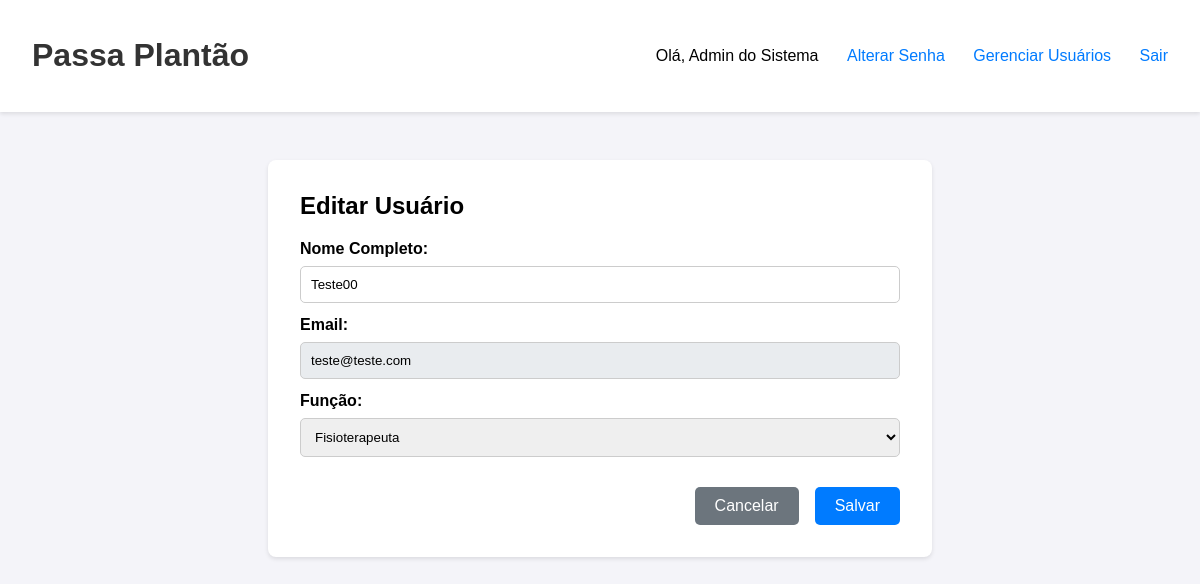
Page /admin/usuarios/editar/2 (signed in) on the committed database.
### tables this page shows
CREATE TABLE usuarios (
        id INTEGER PRIMARY KEY AUTOINCREMENT,
        nome_completo TEXT NOT NULL,
        email TEXT NOT NULL UNIQUE,
        senha_hash TEXT NOT NULL,
        funcao TEXT NOT NULL DEFAULT 'fisioterapeuta',
        status TEXT NOT NULL DEFAULT 'Ativo',
        precisa_trocar_senha INTEGER NOT NULL DEFAULT 0
    );

### app.py (the view, shortened to what this page needs)
@app.route('/admin/usuarios/editar/<int:usuario_id>', methods=['GET', 'POST'])
@login_required
@admin_required
def editar_usuario(usuario_id):
    conn = get_db_connection()
    usuario = conn.execute('SELECT * FROM usuarios WHERE id = ?', (usuario_id,)).fetchone()
    if usuario is None:
        flash('Usuário não encontrado.', 'error')
        conn.close()
        return redirect(url_for('lista_usuarios'))
    conn.close()
    return render_template('admin/form_usuario.html', usuario=usuario)

### app.py (called while the page is built)
def admin_required(f):
    @wraps(f)
    def decorated_function(*args, **kwargs):
        if not current_user.is_authenticated or current_user.funcao != 'admin':
            flash('Acesso negado. Você precisa ser um administrador para ver esta página.', 'error')
            return redirect(url_for('painel_diario'))
        return f(*args, **kwargs)
    return decorated_function

@app.before_request
def check_force_password_change():
    if current_user.is_authenticated and \
       request.endpoint not in ['logout', 'alterar_senha', 'static']:
        conn = get_db_connection()
        user_data = conn.execute('SELECT precisa_trocar_senha FROM usuarios WHERE id = ?', (current_user.id,)).fetchone()
        conn.close()
        if user_data and user_data['precisa_trocar_senha'] == 1:
            flash('Por segurança, você precisa definir uma nova senha antes de continuar.', 'warning')
            return redirect(url_for('alterar_senha'))

@login_manager.user_loader
def load_user(user_id):
    conn = get_db_connection()
    user_data = conn.execute('SELECT * FROM usuarios WHERE id = ?', (user_id,)).fetchone()
    conn.close()
    if user_data:
        return Usuario(id=user_data['id'], nome_completo=user_data['nome_completo'], email=user_data['email'], funcao=user_data['funcao'])
    return None

def get_db_connection():
    conn = sqlite3.connect(DB_NAME)
    conn.row_factory = sqlite3.Row
    return conn

### templates/admin/form_usuario.html (shortened to what this page needs)
{% extends 'base.html' %}
{% block content %}
<div class="form-container">
    <h2>{% if usuario %}Editar Usuário{% else %}Criar Novo Usuário{% endif %}</h2>
    <form method="POST" action="{{ url_for('editar_usuario', usuario_id=usuario['id']) if usuario else url_for('criar_usuario') }}">
        <div>
            <label for="nome_completo">Nome Completo:</label>
            <input type="text" id="nome_completo" name="nome_completo" value="{{ usuario['nome_completo'] if usuario else '' }}" required>
        </div>
        <div>
            <label for="email">Email:</label>
            <input type="email" id="email" name="email" value="{{ usuario['email'] if usuario else '' }}" {% if usuario %}readonly{% endif %} required>
        </div>
        <div>
            <label for="funcao">Função:</label>
            <select id="funcao" name="funcao" required>
                <option value="fisioterapeuta" {% if usuario and usuario['funcao'] == 'fisioterapeuta' %}selected{% endif %}>Fisioterapeuta</option>
            </select>
        </div>
        <div class="form-actions">
            <a href="{{ url_for('lista_usuarios') }}" class="btn btn-secondary">Cancelar</a>
            <button type="submit" class="btn btn-primary">Salvar</button>
        </div>
    </form>
</div>
{% endblock %}

### templates/base.html (shortened to what this page needs)
<!DOCTYPE html>
<html lang="pt-br">
<head>
</head>
<body>
    <header class="header">
        <h1><a href="{{ url_for('painel_diario') }}">Passa Plantão</a></h1>
   <nav class="header-nav">
    {% if current_user.is_authenticated %}
        <span>Olá, {{ current_user.nome_completo }}</span>
        <a href="{{ url_for('alterar_senha') }}">Alterar Senha</a>
        {% if current_user.funcao == 'admin' %}
            {% if request.endpoint == 'lista_usuarios' or request.endpoint.startswith('admin.') %}
                <a href="{{ url_for('painel_diario') }}">Painel de Trabalho</a>
            {% else %}
                <a href="{{ url_for('lista_usuarios') }}">Gerenciar Usuários</a>
            {% endif %}
        {% endif %}
        <a href="{{ url_for('logout') }}">Sair</a>
    {% endif %}
</nav>
    </header>
    <main class="container">
        {% block content %}{% endblock %}
    </main>
</body>
</html>

### templates/base.html (style rules this page uses)
body { font-family: Arial, sans-serif; margin: 0; background-color: #f4f4f9; }
.container { max-width: 1200px; margin: 0 auto; padding: 2em; }
.header { display: flex; justify-content: space-between; align-items: center; background-color: #fff; padding: 1em 2em; box-shadow: 0 2px 4px rgba(0,0,0,0.1); }
.header h1 a { color: #333; text-decoration: none; }
.header-nav a { color: #007bff; text-decoration: none; margin-left: 1.5em; }

### templates/admin/form_usuario.html (style rules this page uses)
.form-container { max-width: 600px; margin: 1em auto; background-color: #fff; padding: 2em; border-radius: 8px; box-shadow: 0 2px 4px rgba(0,0,0,0.1); }
.form-container h2 { margin-top: 0; }
label { display: block; margin-bottom: 0.5em; font-weight: bold; }
input, select { width: 100%; padding: 10px; margin-bottom: 1em; border-radius: 5px; border: 1px solid #ccc; box-sizing: border-box; }
input[readonly] { background-color: #e9ecef; }
.form-actions { display: flex; justify-content: flex-end; gap: 1em; margin-top: 1em; }
.btn { padding: 10px 20px; border: none; border-radius: 5px; cursor: pointer; color: white; text-decoration: none; font-size: 1em; }
.btn-primary { background-color: #007bff; }
.btn-secondary { background-color: #6c757d; }

### rows in the picture
usuarios: nome_completo "Admin do Sistema"
usuarios: nome_completo "Teste00", email "teste@teste.com", funcao "Fisioterapeuta"
